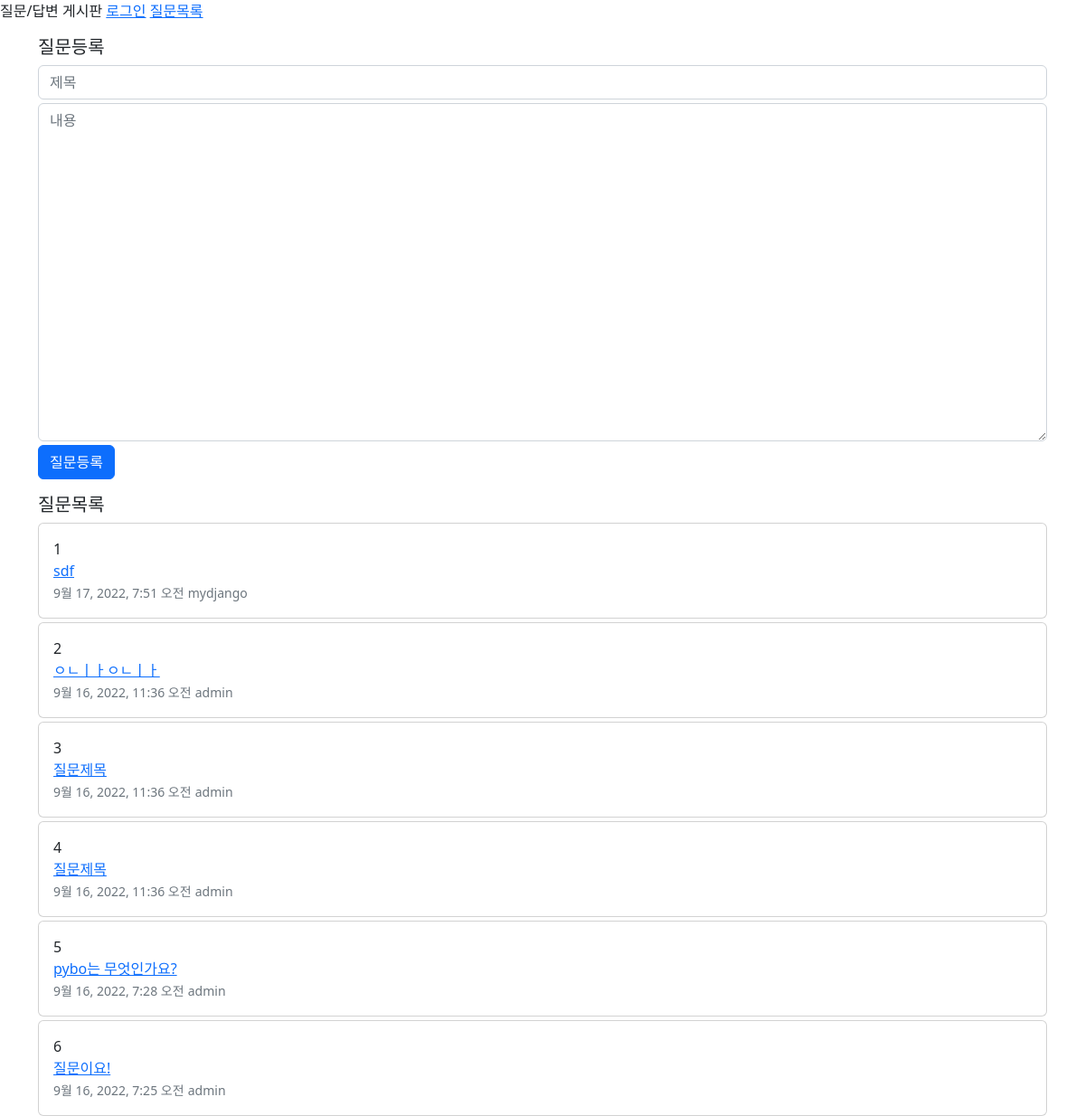
Before: / with the older database file.
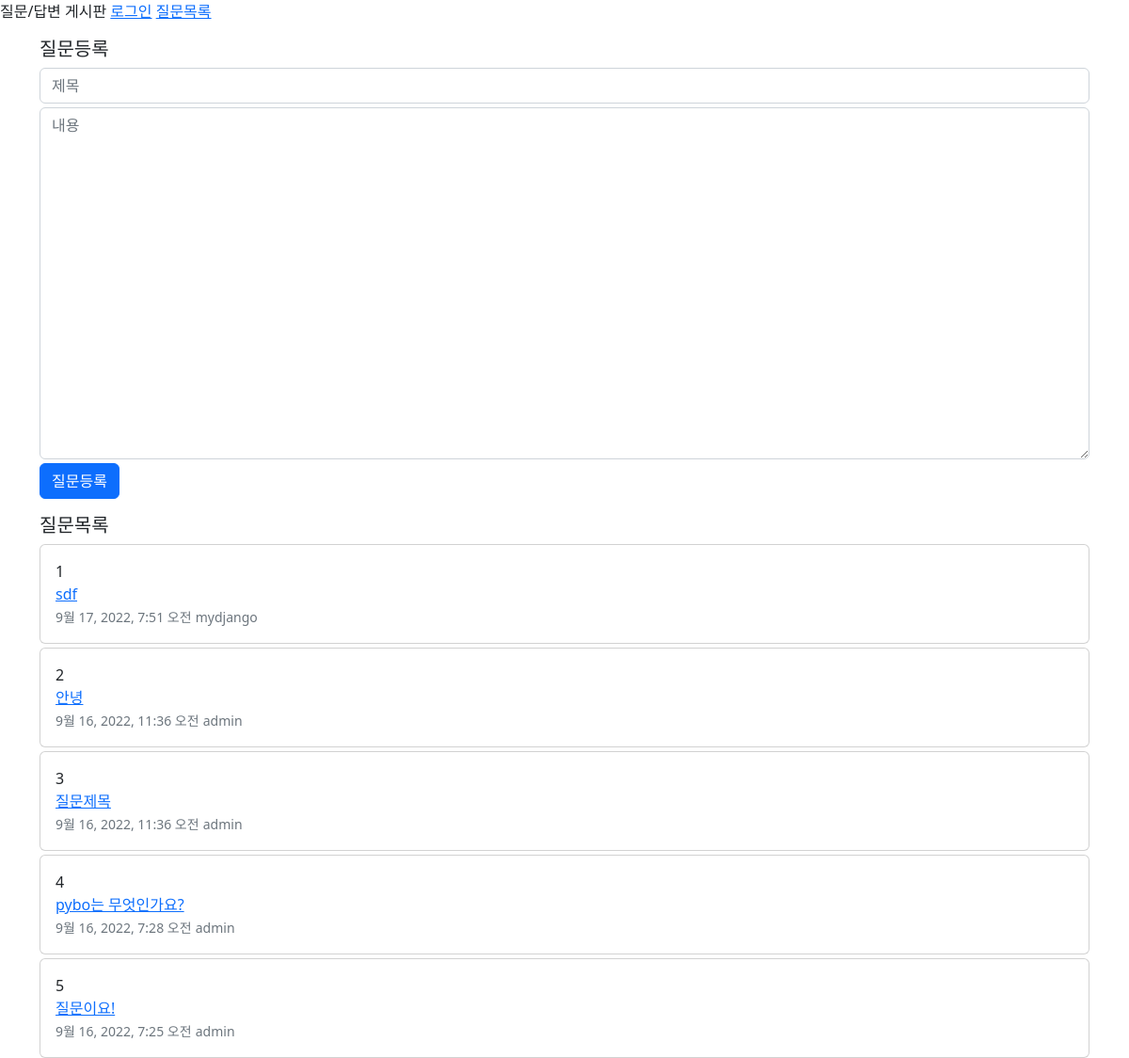
After: the same page with the newer database file.
### myapp/models.py (models this page shows, shortened)
class Question(models.Model):
    author = models.ForeignKey(User, on_delete=models.CASCADE)
    subject = models.CharField(max_length=200)
    content = models.TextField()
    create_date = models.DateTimeField()
    modify_date = models.DateTimeField(null=True, blank=True)

### myapp/views.py (the view)
# urls.py: path('', views.index, name='index'),
def index(request):
    question_list = Question.objects.order_by('-create_date')
    context = {'question_list': question_list}
    return render(request, 'myapp/question_list.html', context)

### template/myapp/question_list.html (shortened to what this page needs)
{% extends 'base.html' %}
{% block content %}
<h5>질문등록</h5>
<form action="{% url 'myapp:question_create' %}" method="post">
    <div>
        <input type="text" id="subject" name="subject" placeholder="제목" class="form-control">
    </div>
    <div class="mt-1">
        <textarea name="content" id="content" rows="15" placeholder="내용" class="form-control"></textarea>
    </div>
    <div class="mt-1">
        <input type="submit" value="질문등록" class="btn btn-primary">
    </div>
</form>
<h5 class="mt-3">질문목록</h5>
{% if question_list %}
    {% for question in question_list %}
    <div class="card card-body mt-1">
        <div>{{forloop.counter}}</div>
        <div>
            <a href="{% url 'myapp:detail' question.id %}">{{question.subject}}</a>
        </div>
        <div class="text-muted">
            <small>{{question.create_date}}</small>
            <small>{{question.author.username}}</small>
        </div>
    </div>
    {% endfor %}
{% else %}
    <p>질문이 없습니다.</p>
{% endif %}
{% endblock %}

Changed rows visible on the page:
removed Question: subject "질문제목", create_date "9월 16, 2022, 11:36 오전", author.username "admin"
changed Question (number 2 of 5 on the later page): subject "ㅇㄴㅣㅏㅇㄴㅣㅏ" → "안녕"
